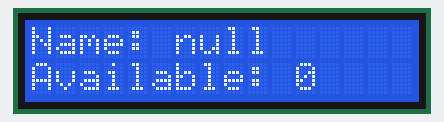
A sketch run on a simulated ESP8266 (NodeMCU). Shown: 16×2 character LCD. WiFi joins after 1.5 s; servers stay silent unless stated; uploads are accepted with an empty reply.

Above: at 3.8 s.

The sketch:

server_get_count.ino
```cpp
/*

  This program fetches the available data from the server and displays it on an LCD display.
  This is primarily used as a Proof of Concept, for the larger application with a larger display.

*/

#include <LiquidCrystal.h>
#include <ESP8266WiFi.h>
#include <WiFiClient.h>
#include <ESP8266WebServer.h>
#include <ESP8266HTTPClient.h>
#include <ArduinoJson.h>

// ********** WiFi Access Details ********* //
const char *ssid = "Aaron'sWife,Hi";
const char *password = "angels12";

// ************ Chosen Carpark *********** //
const char *parkingCode = "LSF";

// Creates an lcd object of an lcd module that is connected to the below pins
LiquidCrystal lcd(15, 13, 0, 4, 5, 16);

//=======================================================================
//                    Power on setup
//=======================================================================

void setup() {
  delay(1000);
  lcd.begin(16, 2);
  // Prevents reconnection issue (taking too long to connect)
  WiFi.mode(WIFI_OFF);

  delay(1000);

  // This line hides the viewing of ESP as wifi hotspot
  WiFi.mode(WIFI_STA);

  // Connects to the WiFi with the supplied access details
  WiFi.begin(ssid, password);

  lcd.clear();
  lcd.print("Connecting");

  // Wait for connection
  while (WiFi.status() != WL_CONNECTED) {
    // Delays before it attempts to connect again
    delay(500);
  }

  // CLears the screen and then prints the local IP address of the unit
  lcd.clear();
  lcd.print("Done");
  lcd.setCursor(0, 1);
  lcd.print(WiFi.localIP());
}

//=======================================================================
//                    Main Program Loop
//=======================================================================
void loop() {

  // Declare object of class HTTPClient
  HTTPClient http;

  // The parking lot which wlll be used is P6 (North Stop)
  String code = "LSF";

  // GET Data which is what the server requires
  String getData = "?code=" + code;

  // The full URL with the data needed to submit the HTTP GET request
  String Link = "http://uctcarpark.herokuapp.com/api/Parkings/" + getData;

  http.begin(Link);

  // Gets the HTTP Code from the connection
  int httpCode = http.GET();

  // Retrieves the data as a response payload
  String payload = http.getString();

  // Puts the payload into a JavaScript Object Notation (JSON) format
  DynamicJsonDocument doc(1024);
  deserializeJson(doc, payload);

  // Gets the values out of the payload
  String availString = doc[0]["available"];
  String parkingName = doc[0]["parkingName"];
  int avail = availString.toInt();

  // Prints the availability to the lcd screen
  lcd.clear();
  lcd.print("Name: ");
  lcd.print(parkingName);
  lcd.setCursor(0, 1);
  lcd.print("Available: ");
  lcd.print(avail);

  // Closes the connection
  http.end();  //Close connection

  // Wait for 5 seconds before getting the data from the server
  delay(5000);
}
//=======================================================================
```
